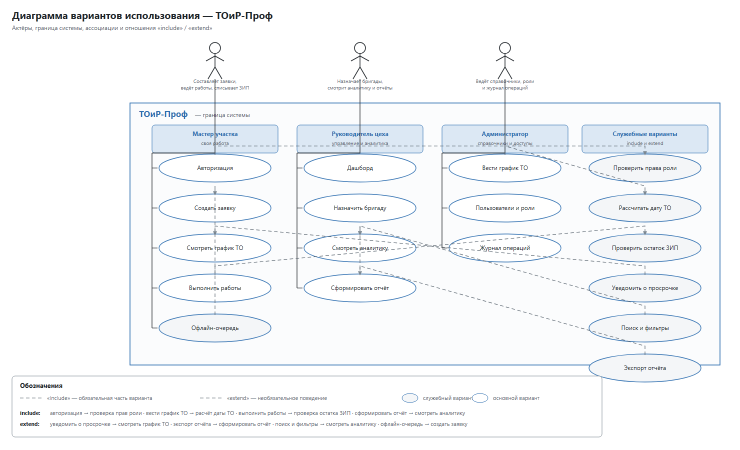
#> input picture docs/diagrams/usecase.png, 1480 x 900 px (shown at 1/2 size)
$ python diagram-shot.py
#> lines starting #> are read from the running program, lines starting #| are printed output that depends on the picture
"""Нарезка готовых PNG-экспортов диаграмм под имена медиа вики.

Диаграммы в draw.io уже экспортированы в PNG (docs/diagrams/*.png).
Страницы вики просят отдельные кадры: «актёры», «фигуры», «связи» и т. д.
Вместо того чтобы рисовать что-то заново, скрипт вырезает нужные области
из настоящего экспорта и ужимает их до ширины 1200 px — так на странице
видно ровно тот фрагмент, о котором говорит шаг.

Запуск:
    python tools/capture/diagram-shot.py

Области задаются в списке CROPS: (имя, файл-источник, (x1, y1, x2, y2)).
Координаты — в пикселях исходного PNG. Если нужно отдать файл целиком,
рамка не указывается — картинка только ужимается.
"""

from __future__ import annotations

import sys
from pathlib import Path

from PIL import Image

ROOT = Path(__file__).resolve().parents[2]
OUT = ROOT / "wiki" / "images"
MAX_WIDTH = 1200

USECASE = ROOT / "docs" / "diagrams" / "usecase.png"
CLASSES = ROOT / "docs" / "diagrams" / "class-model.png"
ACTIVITY = ROOT / "docs" / "diagrams" / "activity-work-order.png"
ERD = ROOT / "db" / "erd" / "er-diagram.png"

CROPS: list[tuple[str, Path, tuple[int, int, int, int] | None]] = [
    # Диаграмма вариантов использования: актёры, фигуры, связи, полный экспорт.
    ("03-actors", USECASE, (250, 70, 1160, 232)),
    ("03-usecase-shapes", USECASE, (290, 240, 575, 700)),
    ("03-usecase-relations", USECASE, (595, 330, 1165, 700)),
    ("03-usecase-export", USECASE, None),
    # Диаграмма классов: блоки, связи, ассоциация, полный экспорт.
    ("05-class-boxes", CLASSES, (30, 80, 600, 300)),
    ("05-class-relations", CLASSES, (600, 80, 1200, 500)),
    ("05-class-association", CLASSES, (300, 500, 900, 800)),
    ("05-class-export", CLASSES, None),
    # Диаграмма деятельности по заявке — одна страница целиком.
    ("20-activity", ACTIVITY, None),
    # ER-диаграмма базы.
    ("06-er-diagram", ERD, None),
]


def save(name: str, source: Path, box: tuple[int, int, int, int] | None) -> str:
#> called with name = '03-actors', box = (250, 70, 1160, 232)
    if not source.exists():
        return f"SKIP {name}: нет файла {source.relative_to(ROOT)}"

    image = Image.open(source).convert("RGB")
#> image is the input picture: PIL image 1480x900 RGB; mean R, G, B 245.1, 247.1, 249.2

    if box is not None:
        left, top, right, bottom = box
        right = min(right, image.width)
#> right = 1160
        bottom = min(bottom, image.height)
#> bottom = 232
        image = image.crop((left, top, right, bottom))
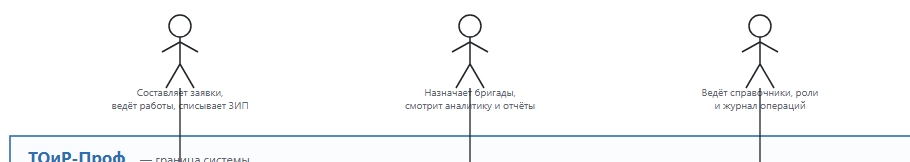
#> image: PIL image 910x162 RGB; mean R, G, B 248.3, 249.4, 250.5

    if image.width > MAX_WIDTH:
        height = round(image.height * MAX_WIDTH / image.width)
        image = image.resize((MAX_WIDTH, height), Image.LANCZOS)

    target = OUT / f"{name}.png"
    image.save(target, "PNG", optimize=True)
    return f"OK   {name}.png  {image.width}x{image.height}  {target.stat().st_size // 1024} КБ"


def main() -> int:
    OUT.mkdir(parents=True, exist_ok=True)

    if not ERD.exists():
        # ER-диаграмму экспортирует draw.io отдельной командой (см. README).
        print(f"WARN нет {ERD.relative_to(ROOT)} — сначала экспорт draw.io")

    for name, source, box in CROPS:
        print(save(name, source, box))

    return 0


if __name__ == "__main__":
    sys.exit(main())
#> (the program exits here)
